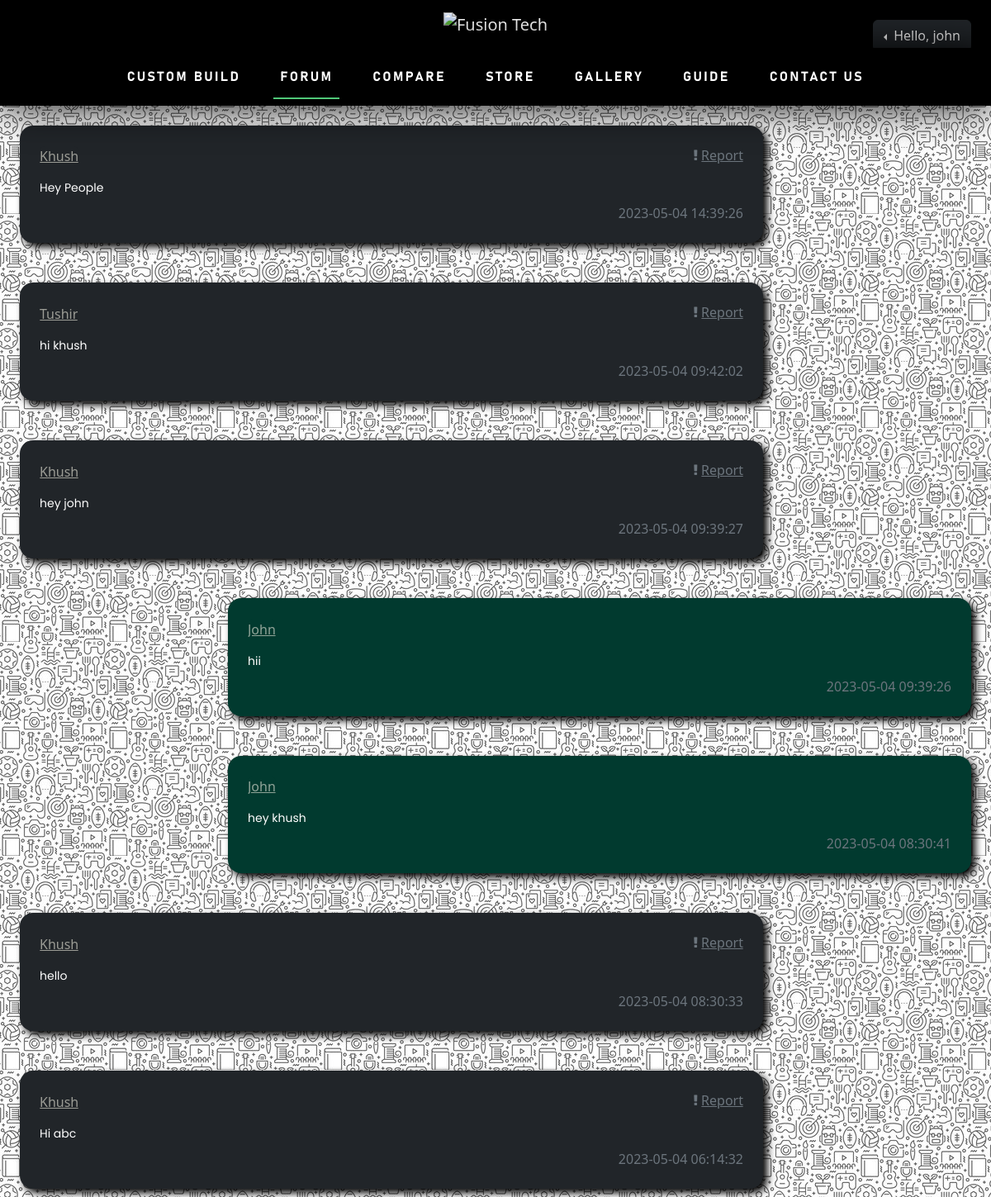
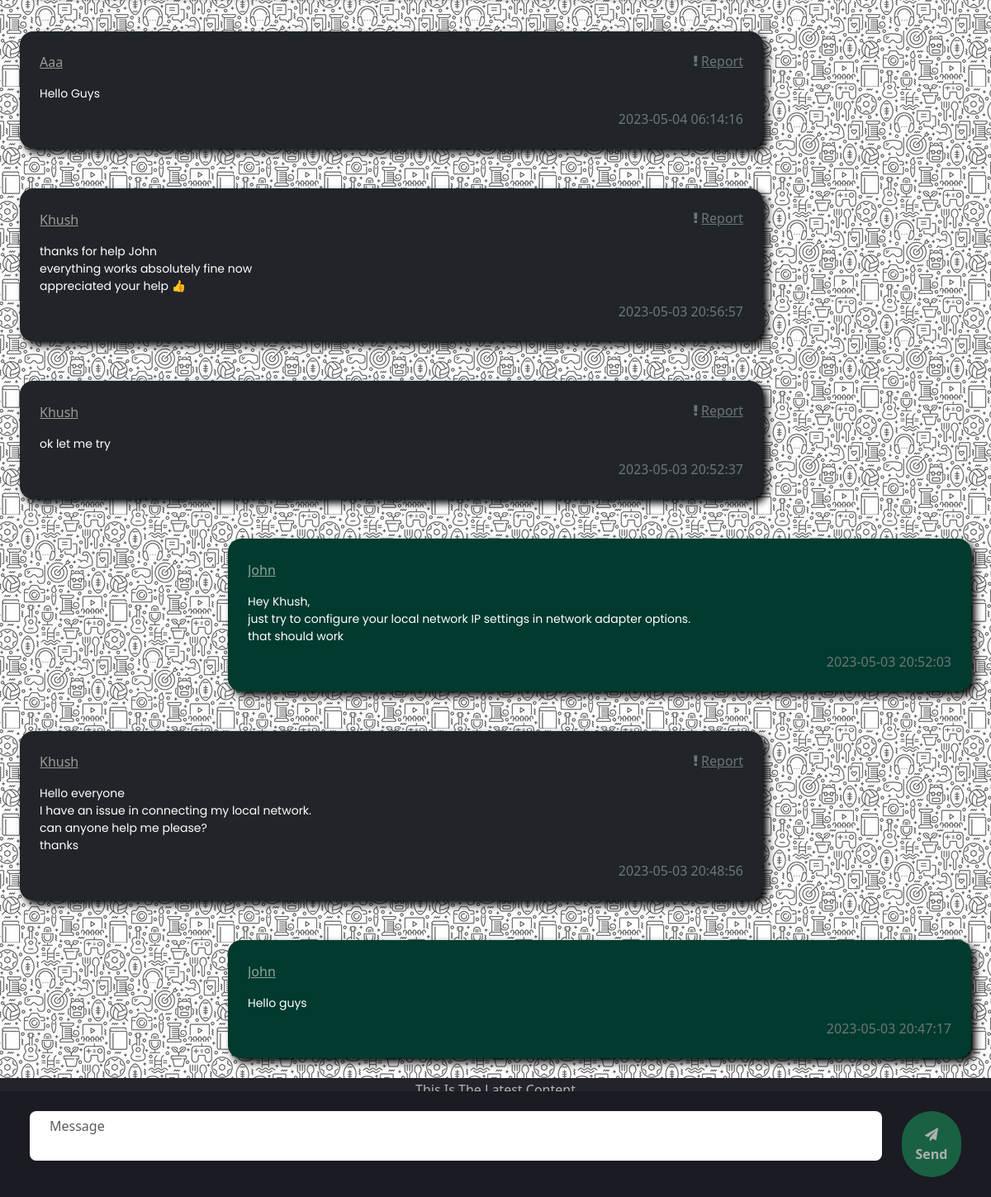
The app's page /feed.php (signed in) with its own data (2 pictures, top to bottom).
### tables this page shows
CREATE TABLE `forum` (
  `id` int(11) NOT NULL,
  `username` varchar(255) NOT NULL,
  `content` varchar(1000) NOT NULL,
  `createtime` timestamp NOT NULL DEFAULT current_timestamp() ON UPDATE current_timestamp()
);

### feed.php (the view, shortened to what this page needs)
<?php
$page = "feed";
$connect = mysqli_connect("localhost", "root", "", "fusiontech");
?>
<!DOCTYPE html>
<html lang="en">
<head>
    <link rel="stylesheet" href="bootstrap-5.3.0-alpha1-dist/css/bootstrap.min.css">
    <link rel="stylesheet" href="bootstrap-5.3.0-alpha1-dist/css/Docs.css">
    <link href="https://maxcdn.bootstrapcdn.com/font-awesome/4.2.0/css/font-awesome.min.css" rel="stylesheet">
</head>
<body class="cst-bg-darker text-black" style="background: url('Res/image/feed.jpg') repeat fixed;">
<?php include 'head-nav.php'?>
<div class="w-100 text-black" id="chat-screen">
    <?php
    $qry = "Select * from forum order by createtime desc";
    $out = mysqli_query($connect, $qry);
    if (mysqli_num_rows($out) > 0){
        while ($fetch = mysqli_fetch_assoc($out)){
            $align = 'float-start';
            $bg = "bg-dark";
            $exc = '<i class="fa fa-exclamation mx-1"></i>';
            $report = "Report";
            if ( $_SESSION['username'] == $fetch['username'] ){
                $align = 'float-end';
                $bg = 'cst-bg-chat';
                $report = "";
                $exc = "";
            }
            echo '<div class="'.$bg.' text-white p-4 m-4 rounded-4 w-75 chat-box '.$align.'">
        <div class="clearfix">
            <div class="float-start" id="chat-user">
                <input type="button" value="'.$fetch["username"].'" class="btn p-0 m-0 '.$bg.' cst-text-light text-capitalize border-0 text-decoration-underline" name="user" disabled>
            </div>
            <div class="float-end fw-medium text-secondary text-decoration-underline" id="chat-user">
                '.$exc.'<input type="button" value="'.$report.'" class="btn p-0 m-0 '.$bg.' text-secondary float-end border-0 text-decoration-underline fw-medium" onclick="Report(\''.$fetch["username"].'\');" name="user-report">
            </div>
        </div>
        <pre class="chat-text text-poppins mt-3 mb-2" id="chat-text">'.$fetch['content'].'</pre>
        <div class="text-secondary fw-light float-end">'.$fetch['createtime'].'</div>
    </div>';
        }
    }
    ?>
</div>
<div class="bg-dark text-white w-100 float-start cst-h">
    <div class="clearfix">
        <div class="text-center" id="chat-user">
            <input type="button" value="This is the latest content" class="btn p-0 m-0 text-capitalize border-0" name="user" disabled>
        </div>
    </div>
    <pre class="chat-text text-poppins mt-3 mb-2" id="chat-text">Lorem Ipsum Lorem Ipsum</pre>
    <div class="text-secondary fw-light float-end">'.$fetch['createtime'].'</div>
</div>
<div class="p-4 m-0 position-fixed bottom-0 end-0 start-0 row w-100 cst-bg-dark">
    <div class="col-11">
        <textarea placeholder="Message" id="text-area" type="text" class="non-resize form-control w-100 rounded-3 border-0 ps-4 chat" required></textarea>
    </div>
    <div class="col-1 text-sm-start text-md-center">
        <button class="btn btn-success fw-bolder text-white border-0 rounded-pill py-sm-2 py-lg-3 px-3" id="send"><i class="fa fa-send"></i> Send</button>
    </div>
</div>
</body>
</html>

### head-nav.php (shortened to what this page needs)
<!DOCTYPE html>
<html lang="en">
<head>
    <link rel="stylesheet" href="bootstrap-5.3.0-alpha1-dist/css/bootstrap.min.css">
    <link rel="stylesheet" href="bootstrap-5.3.0-alpha1-dist/css/Docs.css">
    <link href="https://maxcdn.bootstrapcdn.com/font-awesome/4.2.0/css/font-awesome.min.css" rel="stylesheet">
</head>
<body>
        <nav class="navbar navbar-expand-lg navbar-dark bg-black box">
            <div class="container-fluid">
                <a class="mx-auto navbar-brand text-white" href="index.php#slider1">
                    <img src="Res/header1.png" alt="Fusion Tech" width="170" height="100"/>
                </a>
                <div class="position-absolute top-0 end-0 mt-4 mx-4">
                    <?php
                        if (isset($_SESSION['username']) && isset($_SESSION['password'])){
                            echo '<div class="dropdown dropstart dropdown-menu-dark">
                        <a class="btn btn-dark dropdown-toggle" id="user-log" href="#" role="button" data-bs-toggle="dropdown" aria-expanded="false">
                            Hello, '.$_SESSION['username'].'
                        </a>
                        <ul class="dropdown-menu dropdown-menu-dark">
                            <li><a class="dropdown-item" href="users/logout.php">Logout</a></li>
                        </ul>
                    </div>';
                        }
                    ?>
                </div>
            </div>
        </nav>
        <nav class="navbar navbar-dark bg-black text-white navbar-expand-lg sticky-top box">
            <div class="container-fluid">
                <div class="collapse navbar-collapse" id="navbarNav">
                    <ul class="mx-auto navbar-nav navbar-nav-scroll">
                        <li class="nav-item mx-3 fw-bolder cst-font">
                            <a href="builder.php" class="nav-link text-white <?php echo ($page == "build" ? "cst-active" : "cst-hover") ?>">Custom Build</a>
                        </li>
                        <li class="nav-item mx-3 fw-bolder cst-font">
                            <a href="feed.php" class="nav-link text-white <?php echo ($page == "feed" ? "cst-active" : "cst-hover") ?>">Forum</a>
                        </li>
                        <li class="nav-item mx-3 fw-bolder cst-font">
                            <a href="compare.php" class="nav-link text-white <?php echo ($page == "compare" ? "cst-active" : "cst-hover") ?>">Compare</a>
                        </li>
                        <li class="nav-item mx-3 fw-bolder cst-font">
                            <a href="shop.php" class="nav-link text-white <?php echo ($page == "shop" ? "cst-active" : "cst-hover") ?>">Store</a>
                        </li>
                        <li class="nav-item mx-3 fw-bolder cst-font">
                            <a href="gallary.php#slider1" class="nav-link text-white <?php echo ($page == "gallery" ? "cst-active" : "cst-hover") ?>">Gallery</a>
                        </li>
                        <li class="nav-item mx-3 fw-bolder cst-font">
                            <a href="guide.php" class="nav-link text-white <?php echo ($page == "guide" ? "cst-active" : "cst-hover") ?>">Guide</a>
                        </li>
                        <li class="nav-item mx-3 fw-bolder cst-font">
                            <a href="support.php" class="nav-link text-white <?php echo ($page == "contact" ? "cst-active" : "cst-hover") ?>">Contact Us</a>
                        </li>
                    </ul>
                </div>
            </div>
        </nav>
</body>
</html>

### records on screen
forum: user "khush", content "Hey People", createtime "2023-05-04 14:39:26"
forum: user "tushir", content "hi khush", createtime "2023-05-04 09:42:02"
forum: user "khush", content "hey john", createtime "2023-05-04 09:39:27"
forum: user "john", content "hii", createtime "2023-05-04 09:39:26"
forum: user "john", content "hey khush", createtime "2023-05-04 08:30:41"
forum: user "khush", content "hello", createtime "2023-05-04 08:30:33"
forum: user "khush", content "Hi abc", createtime "2023-05-04 06:14:32"
forum: user "aaa", content "Hello Guys", createtime "2023-05-04 06:14:16"
forum: user "khush", content "thanks for help John everything works absolutely fine now appreciated your help 👍", createtime "2023-05-03 20:56:57"
forum: user "khush", content "ok let me try", createtime "2023-05-03 20:52:37"
forum: user "john", content "Hey Khush, just try to configure your local network IP settings in network adapter options. that should work", createtime "2023-05-03 20:52:03"
forum: user "khush", content "Hello everyone I have an issue in connecting my local network. can anyone help me please? thanks", createtime "2023-05-03 20:48:56"
forum: user "john", content "Hello guys", createtime "2023-05-03 20:47:17"

### other values on screen
$_SESSION['username'] "john"
